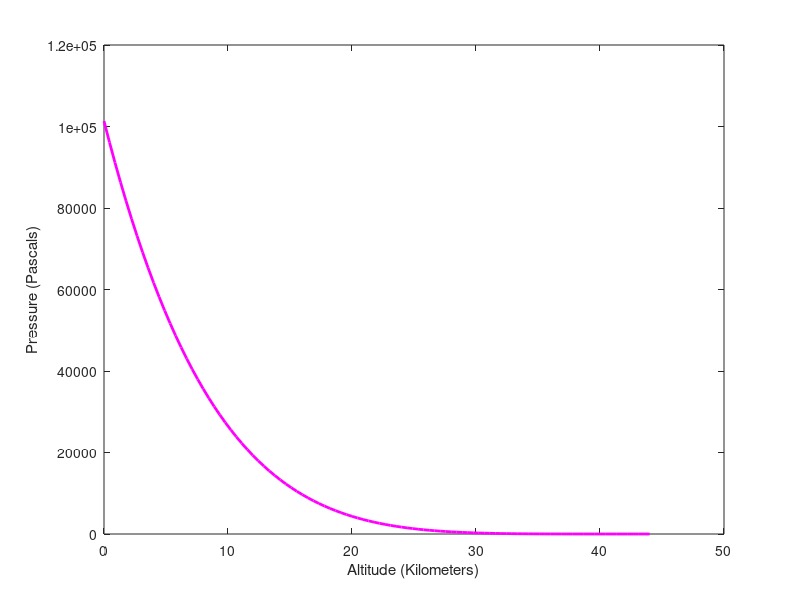

Reproduce this figure in MATLAB.
x = linspace(0, 44);
y = 101325*(1 - (x.*6.5)./288.15).^((9.8*28.964)/(8.314*6.5));

clf
linewidth = 2;
plot(x, y, 'm', 'LineWidth', linewidth);
xlabel('Altitude (Kilometers)');
ylabel('Pressure (Pascals)'); 